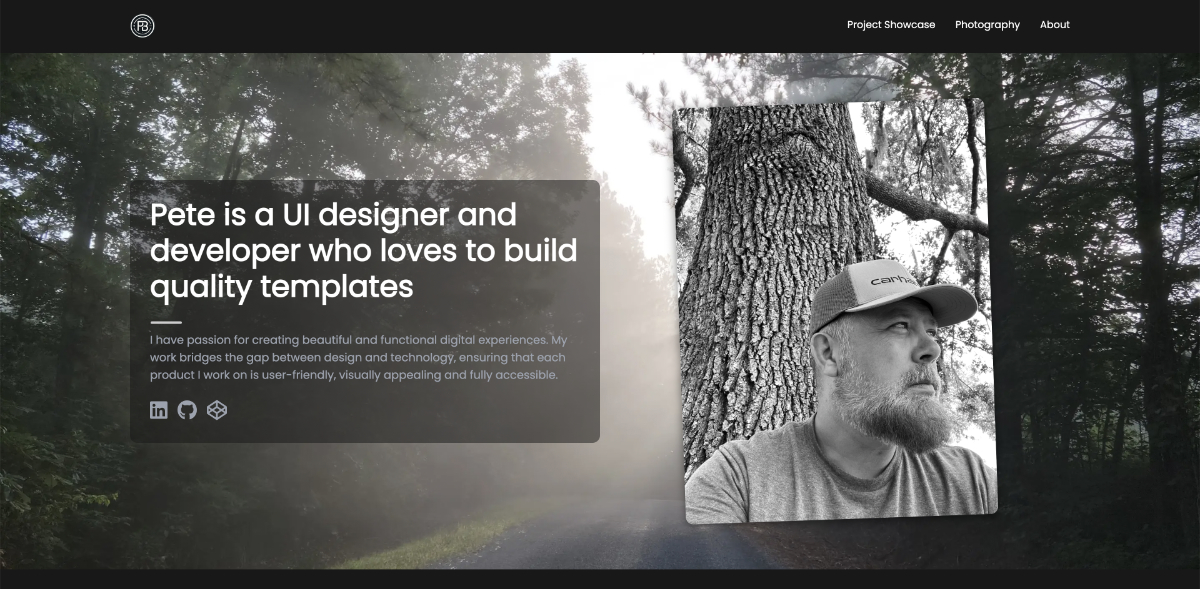
#> input picture images/og-image.jpg, 1200 x 589 px
$ python generate-icons.py ../../images/og-image.jpg
#> lines starting #> are read from the running program, lines starting #| are printed output that depends on the picture; after the words box and inside, x2 and y2 are one past the last pixel; in counts of white or black regions, pixels touching at a corner belong together
#!/usr/bin/env python3

import os
import argparse
from PIL import Image, ImageDraw
import io

def generate_icons(logo_path, output_dir='.'):
    """
    Generate various icon sizes from a source logo file

    Args:
        logo_path (str): Path to the source logo file
        output_dir (str): Directory to save generated icons
    """
#> called with logo_path = '../../images/og-image.jpg', output_dir = '.'
    print(f"Generating icons from {logo_path}...")

    # Make sure output directory exists
    os.makedirs(output_dir, exist_ok=True)

    # Load the source image
    try:
        source_img = Image.open(logo_path)
#> source_img is the input picture: PIL image 1200x589 RGB; mean R, G, B 87.5, 87.9, 85.7
        # Convert to RGBA to ensure transparency support
        source_img = source_img.convert("RGBA")
#> source_img: PIL image 1200x589 RGBA
    except Exception as e:
        print(f"Error opening image: {e}")
        return

    # Define icon sizes to generate
    icon_sizes = {
        'favicon-16x16.png': (16, 16),
        'favicon-32x32.png': (32, 32),
        'apple-touch-icon.png': (180, 180),
        'android-chrome-192x192.png': (192, 192),
        'android-chrome-512x512.png': (512, 512),
        'mstile-150x150.png': (150, 150),
    }

    # Generate each icon size
    for filename, size in icon_sizes.items():
        try:
            # Create a new image with transparent background
            icon = Image.new('RGBA', size, (0, 0, 0, 0))

            # Resize the source image while maintaining aspect ratio
            resized_img = resize_maintain_aspect_ratio(source_img, size)

            # Center the resized image on the transparent canvas
            position = ((size[0] - resized_img.size[0]) // 2,
                        (size[1] - resized_img.size[1]) // 2)

            icon.paste(resized_img, position, resized_img)

            # Save the icon
            output_path = os.path.join(output_dir, filename)
            icon.save(output_path)
            print(f"Generated: {output_path}")

        except Exception as e:
            print(f"Error generating {filename}: {e}")
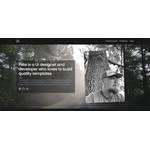
#> icon: PIL image 150x150 RGBA; mean R, G, B, A 42.6, 42.8, 41.7, 124.1; transparent parts drawn white
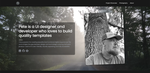
#> resized_img: PIL image 150x73 RGBA; mean R, G, B, A 87.5, 87.9, 85.7, 255

    # Generate favicon.ico (multi-size ICO)
    try:
        ico_sizes = [(16, 16), (32, 32), (48, 48)]
        # Resize source into each size
        ico_images = [resize_maintain_aspect_ratio(source_img, sz) for sz in ico_sizes]
#> in resize_maintain_aspect_ratio (call 9), `width_ratio = target_width / original_width`: width_ratio = 0.04
#> in resize_maintain_aspect_ratio (call 9), `height_ratio = target_height / original_height`: height_ratio = 0.0815
#> in resize_maintain_aspect_ratio (call 9), `scale_factor = min(width_ratio, height_ratio)`: scale_factor = 0.04
#> in resize_maintain_aspect_ratio (call 9), `new_width = int(original_width * scale_factor)`: new_width = 48
#> in resize_maintain_aspect_ratio (call 9), `new_height = int(original_height * scale_factor)`: new_height = 23
#> in resize_maintain_aspect_ratio (call 9), `return image.resize((new_width, new_height), Image.LANCZOS)`:
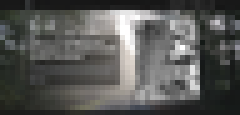
#> returned value: PIL image 48x23 RGBA (shown 5 times larger); mean R, G, B, A 87.6, 88, 85.8, 255
#> ico_images = 3 items
        ico_output_path = os.path.join(output_dir, 'favicon.ico')
        # Save the first image but embed all sizes
        ico_images[0].save(ico_output_path, format='ICO', sizes=ico_sizes)
        print(f"Generated: {ico_output_path}")
#| Generated: ./favicon.ico
    except Exception as e:
        print(f"Error generating favicon.ico: {e}")

    # Generate OG Image (1200x630)
    try:
        # Create a background with orange gradient
        og_size = (1200, 630)
        og_image = Image.new('RGB', og_size, (249, 115, 22))  # Orange background (#f97316)
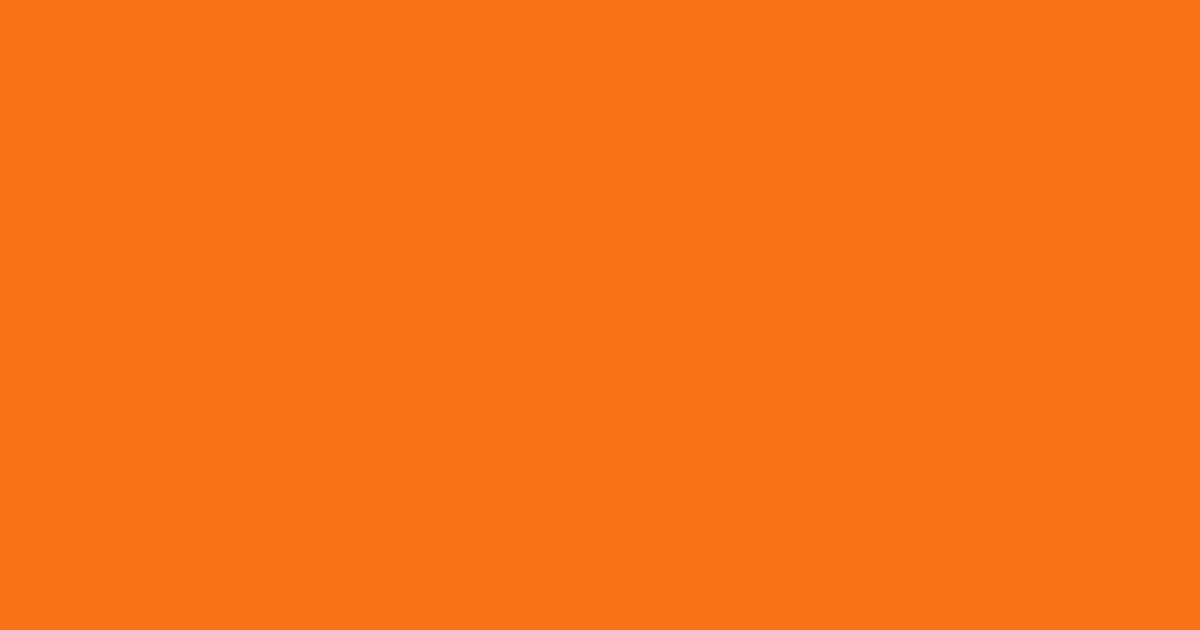
#> og_image: PIL image 1200x630 RGB; mean R, G, B 249, 115, 22

        # Create a gradient overlay
        gradient = create_gradient(og_size, (249, 115, 22), (239, 68, 68))  # Orange to red
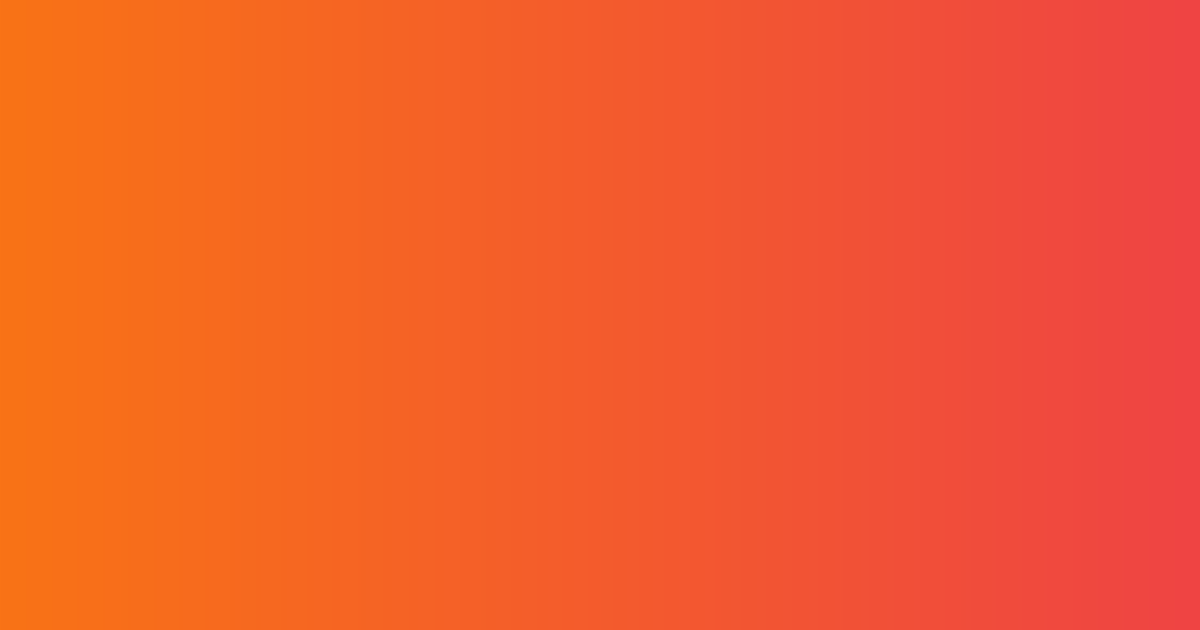
#> gradient: PIL image 1200x630 RGB; mean R, G, B 243.5, 91, 44.5
        og_image.paste(gradient, (0, 0))

        # Resize logo to fit nicely in the OG image (30% of height)
        logo_height = int(og_size[1] * 0.3)
        logo_resized = resize_maintain_aspect_ratio(source_img, (og_size[0], logo_height))

        # Center the logo in the top half
        position = ((og_size[0] - logo_resized.size[0]) // 2,
                    (og_size[1] // 4 - logo_resized.size[1] // 2))
#> position = (407, 63)

        og_image.paste(logo_resized, position, logo_resized)
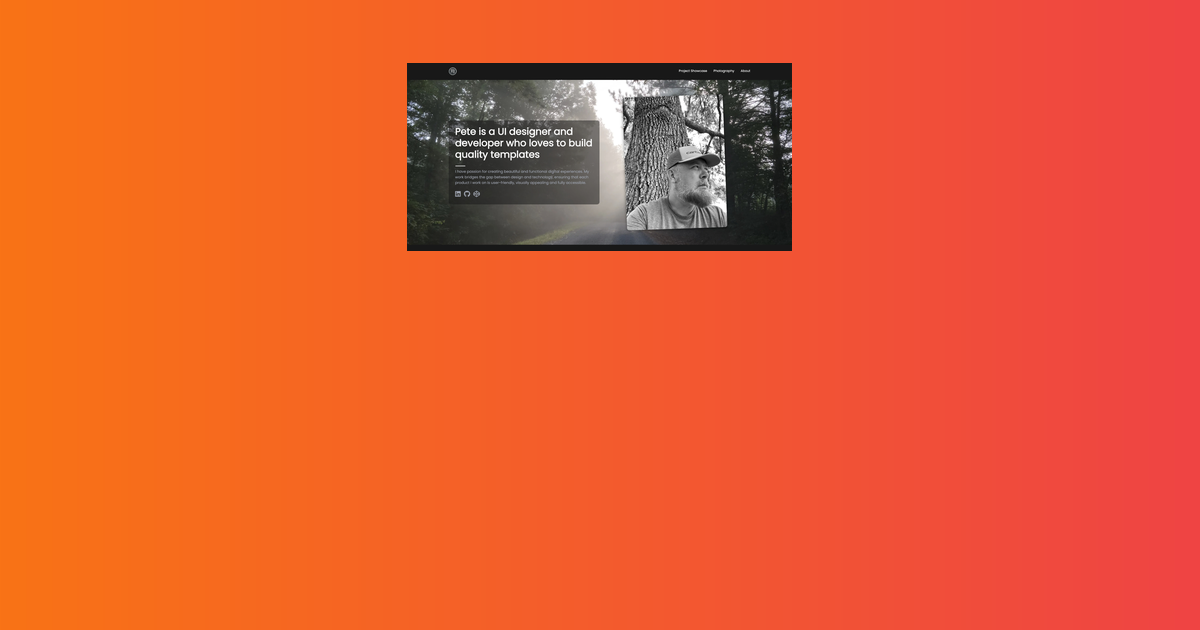
#> og_image: PIL image 1200x630 RGB; mean R, G, B 228.6, 90.7, 48.4

        # Save the OG image
        og_output_path = os.path.join(output_dir, 'og-image.jpg')
        og_image.save(og_output_path, quality=90)
        print(f"Generated: {og_output_path}")
#| Generated: ./og-image.jpg

    except Exception as e:
        print(f"Error generating OG image: {e}")

    # Generate Safari SVG icon - this is simplified and may need manual refinement
    try:
        # Create a simple SVG with the logo silhouette
        # This is a very simplified approach - the result may need manual editing
        svg_output_path = os.path.join(output_dir, 'safari-pinned-tab.svg')
        create_simple_svg_silhouette(source_img, svg_output_path)
        print(f"Generated simplified SVG silhouette: {svg_output_path}")
        print("Note: The SVG may need manual refinement for better results.")

    except Exception as e:
        print(f"Error generating Safari SVG: {e}")

    print("\nIcon generation complete!")
    print("\nNote: favicon.ico is not included in this script as it requires multi-size ICO format.")
    print("Consider using an online service like https://realfavicongenerator.net/ for favicon.ico")

def resize_maintain_aspect_ratio(image, target_size):
    """
    Resize image while maintaining aspect ratio, to fit within target_size
    """
    original_width, original_height = image.size
    target_width, target_height = target_size

    # Calculate scaling factor to fit within target size
    width_ratio = target_width / original_width
    height_ratio = target_height / original_height
    scale_factor = min(width_ratio, height_ratio)

    # Calculate new dimensions
    new_width = int(original_width * scale_factor)
    new_height = int(original_height * scale_factor)

    # Resize the image
    return image.resize((new_width, new_height), Image.LANCZOS)

def create_gradient(size, color1, color2):
    """
    Create a horizontal gradient image from color1 to color2
    """
    width, height = size
    gradient = Image.new('RGB', size, color1)
    draw = ImageDraw.Draw(gradient)

    for x in range(width):
        # Calculate the ratio between color1 and color2 based on position
        ratio = x / width
        r = int(color1[0] * (1 - ratio) + color2[0] * ratio)
        g = int(color1[1] * (1 - ratio) + color2[1] * ratio)
        b = int(color1[2] * (1 - ratio) + color2[2] * ratio)

        # Draw a line with the calculated color
        draw.line([(x, 0), (x, height)], fill=(r, g, b))

    return gradient

def create_simple_svg_silhouette(image, output_path):
    """
    Create a simple SVG silhouette from the image
    This is a very basic approach and may need manual refinement
    """
    try:
        # Resize to smaller working size and convert to black and white
        work_size = (64, 64)
        img_small = resize_maintain_aspect_ratio(image, work_size)
        img_bw = img_small.convert("L")  # Convert to grayscale

        # Debug image dimensions
        print(f"Debug: SVG working image size: {img_small.size}")
#| Debug: SVG working image size: (64, 31)

        # Threshold to create binary image (adjust threshold as needed)
        threshold = 200
        img_binary = img_bw.point(lambda p: 255 if p > threshold else 0)
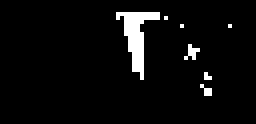
#> img_binary: PIL image 64x31 L (shown 4 times larger); 4.6% white; 7 white regions (6 under 20 px), largest, box (x1, y1, x2, y2) and area: (29, 3, 40, 20) 72

        # Get actual dimensions after processing
        width, height = img_binary.size
#> width = 64; height = 31

        # Define SVG header with viewBox matching our actual image size
        svg_content = f"""<?xml version="1.0" encoding="UTF-8"?>
<svg width="{width}px" height="{height}px" viewBox="0 0 {width} {height}" version="1.1" xmlns="http://www.w3.org/2000/svg">
  <g fill="#000000">
"""

        # Very simple approach: add a rectangle for each black pixel
        # This is not efficient but works for a basic silhouette
        try:
            for y in range(height):
                for x in range(width):
                    pixel = img_binary.getpixel((x, y))
                    if pixel == 0:  # Black pixel in our binary image
                        svg_content += f'    <rect x="{x}" y="{y}" width="1" height="1" />\n'
        except IndexError as e:
            print(f"Warning: Index error while processing SVG pixels at position ({x},{y}). Using simplified approach.")
            # If we hit an index error, fall back to a simple SVG with a rectangle
            svg_content = f"""<?xml version="1.0" encoding="UTF-8"?>
<svg width="{width}px" height="{height}px" viewBox="0 0 {width} {height}" version="1.1" xmlns="http://www.w3.org/2000/svg">
  <rect x="0" y="0" width="{width}" height="{height}" fill="#000000" />
</svg>"""
            # Skip the rest of processing

        # Close SVG tags if we're using the detailed approach
        if not isinstance(e, IndexError):
            svg_content += "  </g>\n</svg>"

        # Write to file
        with open(output_path, 'w') as f:
            f.write(svg_content)

        return True

    except Exception as e:
        print(f"Debug: Error in SVG generation: {e}")

        # Create a fallback simple SVG as a placeholder
        try:
            fallback_svg = f"""<?xml version="1.0" encoding="UTF-8"?>
<svg width="64px" height="64px" viewBox="0 0 64 64" version="1.1" xmlns="http://www.w3.org/2000/svg">
  <rect x="12" y="12" width="40" height="40" fill="#000000" />
</svg>"""
            with open(output_path, 'w') as f:
                f.write(fallback_svg)
            print("Created fallback SVG silhouette")
            return True
        except Exception as fallback_error:
            print(f"Could not create fallback SVG: {fallback_error}")
            return False

if __name__ == "__main__":
    # Set up command line arguments
    parser = argparse.ArgumentParser(description='Generate website icon files from a source image')
    parser.add_argument('logo_path', help='Path to the source logo file')
    parser.add_argument('-o', '--output-dir', default='.', help='Directory to save generated icons (default: current directory)')

    args = parser.parse_args()

    # Call the icon generation function with provided parameters
    generate_icons(args.logo_path, args.output_dir)
#| Generated simplified SVG silhouette: ./safari-pinned-tab.svg

$ run again, with images/profesh-profile.jpg copied over images/og-image.jpg
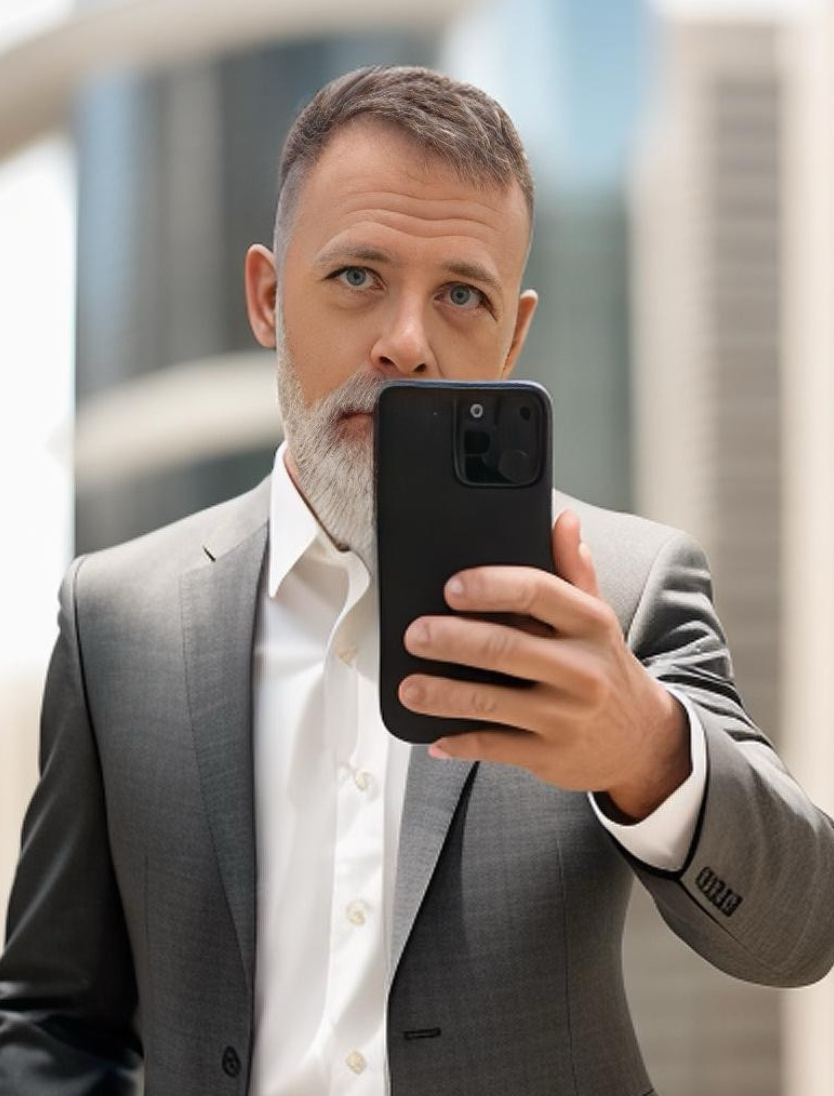
#> input picture images/profesh-profile.jpg, 834 x 1096 px
#> in generate_icons, source_img is the input picture: PIL image 834x1096 RGB; mean R, G, B 146.2, 137.5, 130.7
#> source_img: PIL image 834x1096 RGBA
#> after the loop in generate_icons, `for filename, size in icon_sizes.items():`:
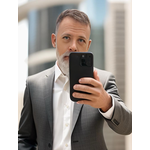
#> icon: PIL image 150x150 RGBA; mean R, G, B, A 111.1, 104.5, 99.3, 193.8; transparent parts drawn white
#> ico_images = 3 items
#| Generated: ./favicon.ico
#| Generated: ./og-image.jpg
#| Debug: SVG working image size: (48, 64)
#> in create_simple_svg_silhouette, `img_binary = img_bw.point(lambda p: 255 if p > threshold else 0)`:
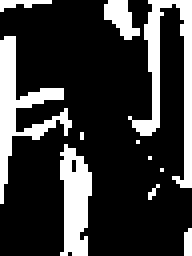
#> img_binary: PIL image 48x64 L (shown 4 times larger); 22.2% white; 11 white regions (6 under 20 px), largest, box (x1, y1, x2, y2) and area: (32, 0, 48, 47) 220, (0, 9, 18, 51) 208, (15, 36, 23, 64) 160, (26, 0, 35, 10) 52, (0, 0, 13, 3) 20
#| Generated simplified SVG silhouette: ./safari-pinned-tab.svg
